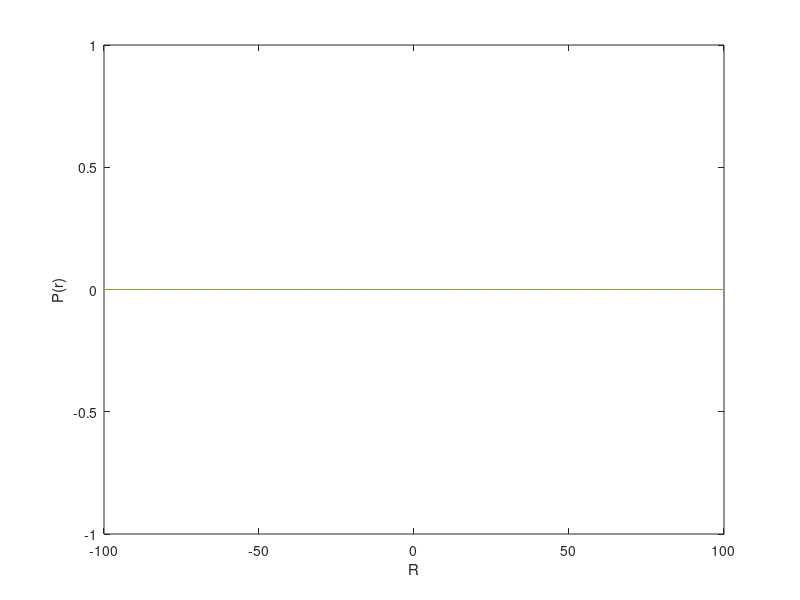

Here is the MATLAB script that generated this plot:
%given a0 value is assigned to a
a = 5.59*10^-11;
% probaboility function
p = @(r) (4/a^3)*r^2*exp(-2*r/a);
% assigning r value
r = [-100:1:100];
sol = zeros(length(r));
for i=1:length(r)
   sol(i) = p(r(i));
endfor
plot(r,sol);
xlabel('R')
ylabel('P(r)')